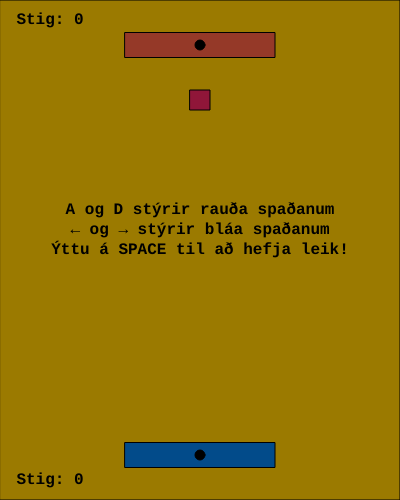
Frame 1 (no input)
Frame 60 (no input): identical to frame 1, image omitted
Frame 120 (the mouse pressed at the canvas centre since frame 60): identical to frame 1, image omitted

The p5.js sketch that drew this single still picture (run headless with seeded random() and noise() and a simulated clock; from frame 60 on, the mouse is pressed at the canvas centre):

// p5.js sketch
// ── sketch.js
var boltiX = 200;
var boltiY = 100;
var hradiX = 0;
var hradiY = 0;
var boltiStaerd = 20;
var stig = 0;
var spadiBreidd = 150;
var spadiThykkt = 25;
var spadiY;
var spadiX = 200;

var stig2 = 0;
var spadiBreidd2 = 150;
var spadiThykkt2 = 25;
var spadiY2;
var spadiX2 = 200;

var gameStart = false;
var gameEnd = false;

function setup() {
	createCanvas(400,500);
	spadiY = height - 45;
    spadiY2 = 45;
	rectMode(CENTER);
    textAlign(CENTER, CENTER)
	textFont("Courier New",16);
	textStyle(BOLD);
}

function draw() {
  background(255,200,0);
	// Reikna ný hnit út frá hraða boltans:
  boltiX = boltiX + hradiX;
  boltiY = boltiY + hradiY;
	// Athuga hvort boltinn snertir vegginn hægra megin:
  if ((boltiX > width-boltiStaerd/2))  {
    hradiX = hradiX * -1;
  }
  	// Athuga hvort boltinn snertir þakið
//  if ((boltiY < boltiStaerd)) {
//    hradiY = hradiY * -1;
//  }
    // Athuga hvort boltinn snertir vegginn vinstra megin:
  if ((boltiX < 0+boltiStaerd/2))  {
    hradiX = hradiX * -1;
  }

  // Athuga hvort boltinn er útaf
  if(boltiY>height+20){
    gameEnd = true;
  } else if(boltiY<-20){
    gameEnd = true;
  }

    // Athuga hvort boltinn snertir spaðann
  if ((boltiX > spadiX - (spadiBreidd/2) && boltiX < spadiX + (spadiBreidd/2)) && (boltiY + (boltiStaerd/2) > spadiY - (spadiThykkt/2) && boltiY + (boltiStaerd/2) < spadiY + (spadiThykkt/2))) {
    hradiY = hradiY * -1;
    stig2++;
  }

      // Athuga hvort boltinn snertir spaða 2
  if ((boltiX > spadiX2 - (spadiBreidd2/2) && boltiX < spadiX2 + (spadiBreidd2/2)) && (boltiY + (boltiStaerd/2) > spadiY2 - (spadiThykkt2/2) && boltiY - (boltiStaerd/2) < spadiY2 + (spadiThykkt2/2))) {
    hradiY = hradiY * -1;
    stig++;
  }

	// Teikna boltann
  fill(236,36,94);
  rect(boltiX, boltiY, boltiStaerd, boltiStaerd);
	// Teikna spaðann
  fill(3,123,227);
  rect(spadiX,spadiY ,spadiBreidd,spadiThykkt);
  fill(0);
  ellipse(spadiX, spadiY, 10,10);
  	// Teikna spaða 2
  fill(245, 93, 66);
  rect(spadiX2,spadiY2 ,spadiBreidd2,spadiThykkt2);
  fill (0);
  ellipse(spadiX2, spadiY2, 10,10);
	// Teikna stigin
  fill(0);
  text("Stig: " + stig,50,20);
    // Teikna stigin
  fill(0);
  text("Stig: " + stig2,50,height-20);

    // Teikna upphafsskjá
  if(gameStart == false){
    fill(0,0,0,100);
    rect(width/2,height/2,width,height);
    fill(0);
    text("A og D stýrir rauða spaðanum", width/2, height/2 - 40);
    text("← og → stýrir bláa spaðanum", width/2, height/2 - 20);
    text("Ýttu á SPACE til að hefja leik!", width/2, height/2);
  }
    // Teikna tapskjá
/*  if(gameEnd == true){
    fill(0);
    rect(width/2,height/2,width,height);
    textSize(50);
    fill(255);
    text("TAP", width/2,height/2);
  } */
  // Færa bolta aftur á leiksvæði
  if(gameEnd == true){
    if(boltiY>height){
      stig = stig + 3;
    } else if(boltiY<-20){
      stig2 = stig2 + 3;
    }
    boltiX = 100;
    boltiY = 200;
    hradiY = hradiY * -1;
    gameEnd = false;
  }
}

function keyPressed() {
  if(keyCode == 32){
    hradiX = 3;
    hradiY = 4;
    gameStart = true;
  }
  if(keyCode == RIGHT_ARROW){
    spadiX = spadiX + 20;
  }
  if(keyCode == LEFT_ARROW){
    spadiX = spadiX - 20;
  }
  if(keyCode == 65){
    spadiX2 = spadiX2 - 20;
  }
  if(keyCode == 68){
    spadiX2 = spadiX2 + 20;
  }
}
